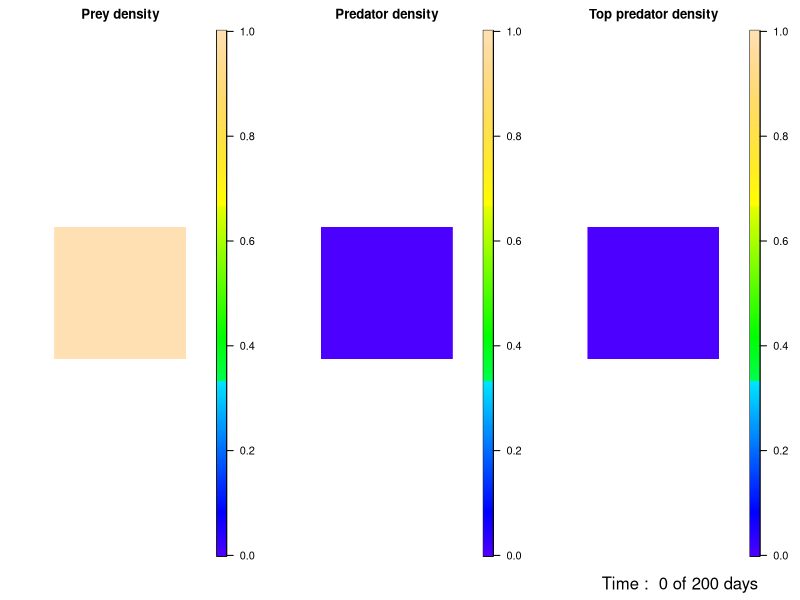
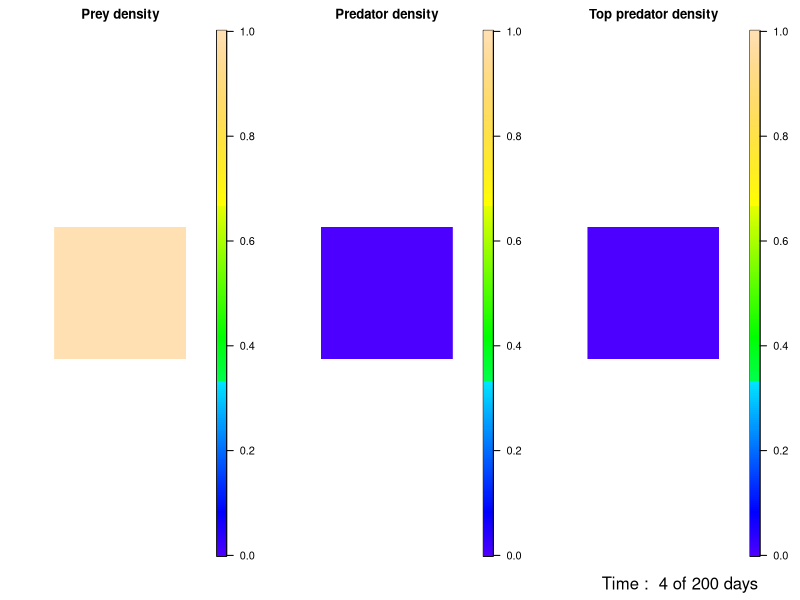
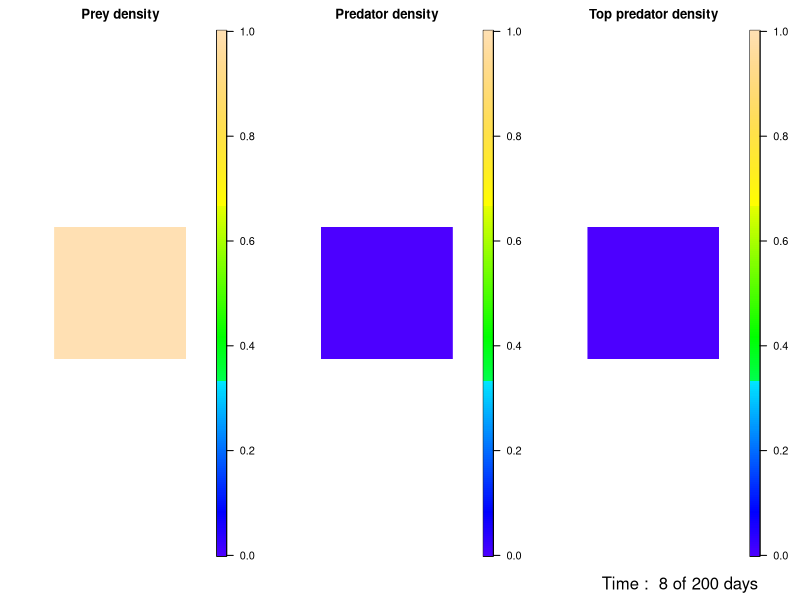
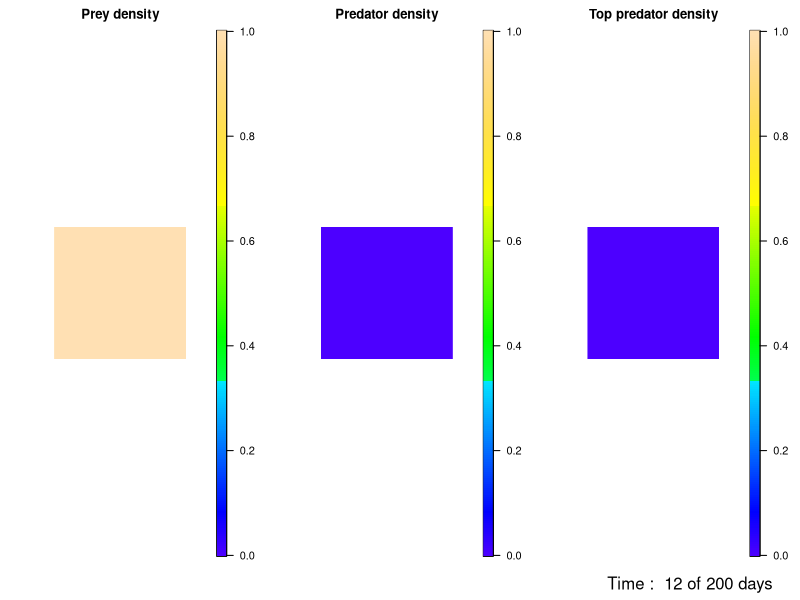
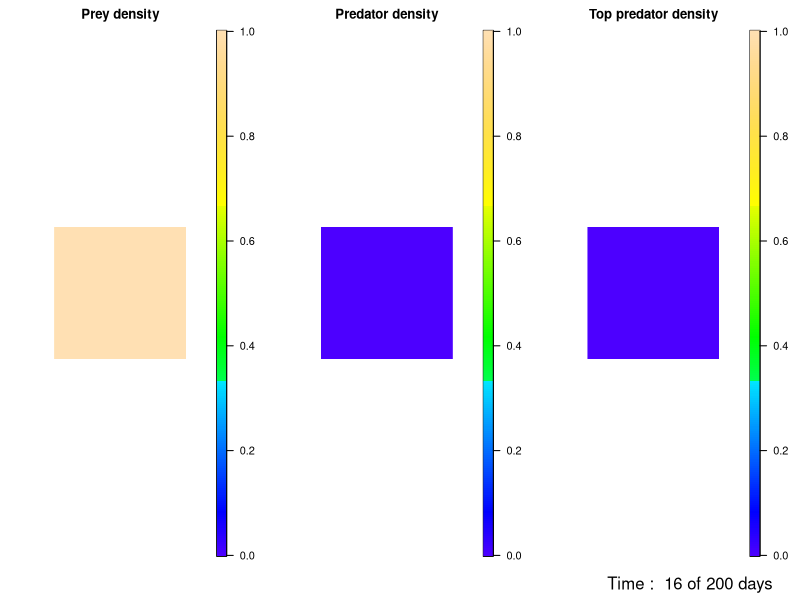
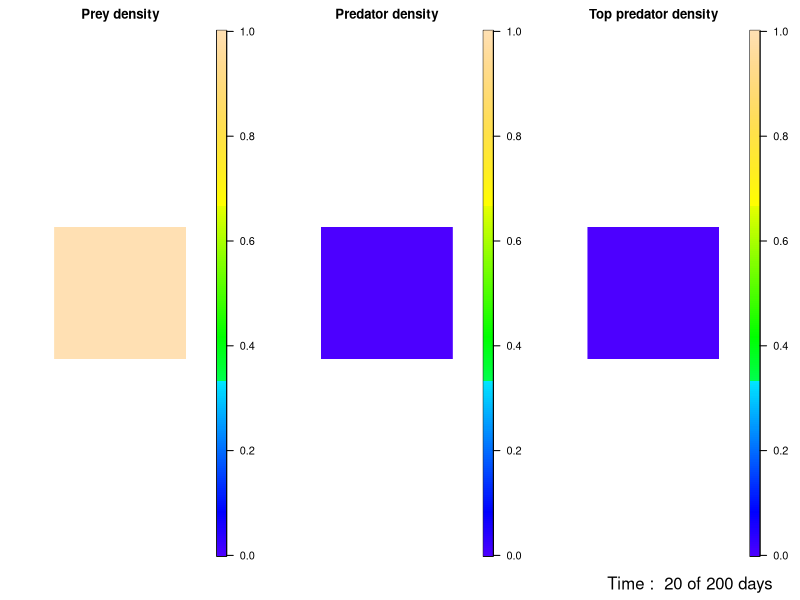
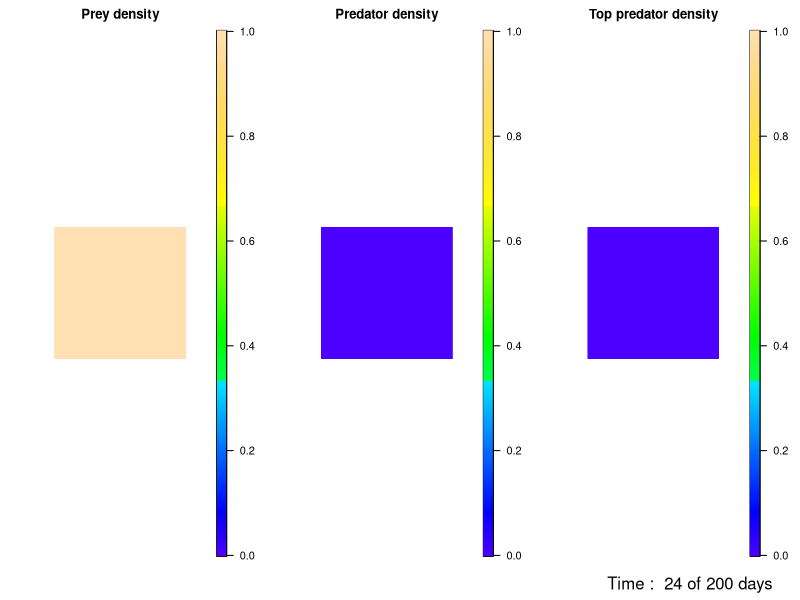
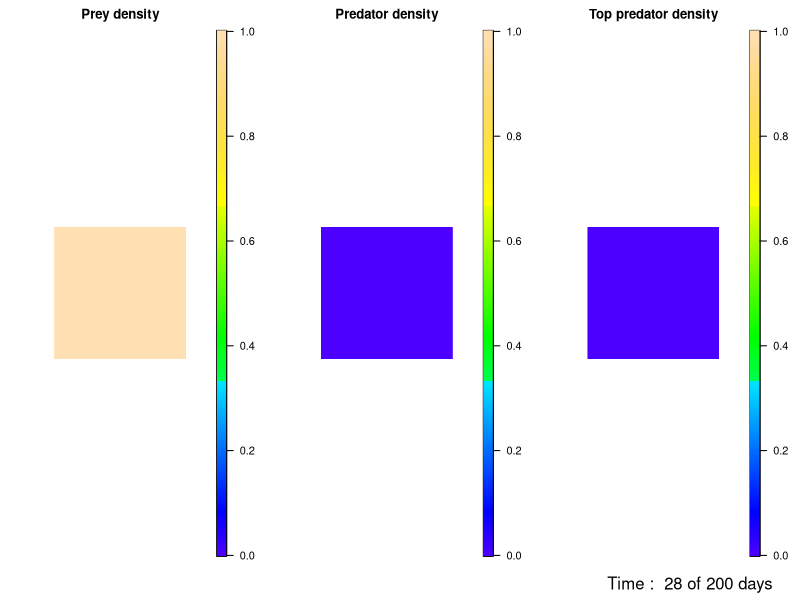

The R source for these figures, in order:
# Predator-prey spirals model, with euler integration
# Following Sherrat et al 2002 Proc. R. Soc. B 269, 327-334.

# First setup of the model
remove(list=ls()) # Remove all variables from memory

# Sherratt

require("fields") # An R package to load

# ----- Non-dimensional parameter values ---------------------------------
A = 3.5                # A non-dimensional parameter linked to predator growth
B = 1.2                # A non-dimensional parameter linked to predator growth
C = 4.9                # A non-dimensional parameter linked to consumption of prey 
D = 3.5                # A non-dimensional parameter linked to toppredator growth
E = 1.2                # A non-dimensional parameter linked to toppredator growth
F = 4.9                # A non-dimensional parameter linked to consumption of predator 
frac=0.01              # 0.01 - Fraction of area with predators 
frac_top=0.0001              # 0.01 - Fraction of area with toppredators 

# Simulation parameters
Length=10             # 512  - The length of the simulated landscape, in meters
m=10                  # 128  - # gridcellen
dT=0.2                 # 0.2  - timestep
EndTime=200           #      - Time at which the simulation ends
Numframes=50          #      - Number of frames displayed during the entire simulation

WinWidth=12            #      - Width of the simulation window 
WinHeight=5            #      - Height of the simulation window

# Initialisation: declaring variable and setting up initial values
Prey = Pred = TopPred = drPrey = drPred = drTopPred = NetPrey = NetPred = NetTopPred = matrix(nrow=m,ncol=m);

FXPrey = FXPred = FXTopPred = matrix(nrow=m,ncol=m+1,data=0)  	# flow in/out to X-direction
FYPrey = FYPred = FYTopPred = matrix(nrow=m+1,ncol=m,data=0)    # flow in/out to Y-direction

TimeRec = PreyRec = PredRec = TopPredRec = vector(length = Numframes)

# ------ Initial setup and calculation ----------------------------------
DeltaX=Length/m;
DeltaY=Length/m;
mp = m+1

# initial states
Prey[,]=1; 
Pred=matrix(nrow=m,ncol=m, data=(runif(m*m)<=frac)*0.05)
TopPred=matrix(nrow=m,ncol=m, data=(runif(m*m)<=frac_top)*0.0005)

Time  =  0        ; # Begin time 
ii    =  1e6      ; # Starting the plot counter with a high value
jj    =  0        ; # The counter needed for recording data during the run

#------- Setting up the figure ------------------------------------------

## Open a graphics window (Darwin stands for a Mac computer)
# if (Sys.info()["sysname"]=="Darwin"){
#   quartz(width=WinWidth, height=WinHeight, 
#          title="Predator-prey model")
# } else
#   windows(width = WinWidth, height = WinHeight,
#             title="Predator-prey model")

par(mfrow=c(1,3), mar=c(3, 4, 2, 6) + 0.1)

# ------------ The simulation loop ---------------------------------------
print(system.time(      # Prints the simulation time when finished
while (Time<=EndTime){  # Here the time loop starts 
  #print(Time)
  # Calculating local growth, consumption, assimilation and mortality
  drPrey = Prey*(1-Prey) - C/(1+C*Prey)*Prey*Pred;
  drPred = Pred/(A*B)*A*C*Prey/(1+C*Prey) - (1*Pred) + Pred*(1-Pred) - C/(1+C*Pred)*Pred*TopPred;
  drTopPred = TopPred/(A*B)*(A*C*Pred/(1+C*Pred)-1);     
	# 	drPrey = Prey*(1-Prey)-C/(1+C*Prey)*Prey*Pred ;
	#   drPred = Pred/(A*B)*(A*C*Prey/(1+C*Prey)-1);     

  # calculate the dispersal of the prey
  FXPrey[,-c(1,m+1)] = -  (Prey[,-1]-Prey[,-m]) / DeltaX;   
  FYPrey[-c(1,m+1),] = -  (Prey[-1,]-Prey[-m,]) / DeltaY;

  # calculate the dispersal of the predator
  FXPred[,-c(1,m+1)] = -  (Pred[,-1]-Pred[,-m]) / DeltaX;   
  FYPred[-c(1,m+1),] = -  (Pred[-1,]-Pred[-m,]) / DeltaY;

	  # calculate the dispersal of the top predator
  FXTopPred[,-c(1,m+1)] = -  (TopPred[,-1]-TopPred[,-m]) / DeltaX;   
  FYTopPred[-c(1,m+1),] = -  (TopPred[-1,]-TopPred[-m,]) / DeltaY;

  # calculate the net change at each location due to dispersal in and out
  NetPrey = (FXPrey[,-mp] - FXPrey[,-1])/DeltaX + (FYPrey[-mp,] - FYPrey[-1,])/DeltaY;
  NetPred = (FXPred[,-mp] - FXPred[,-1])/DeltaX + (FYPred[-mp,] - FYPred[-1,])/DeltaY;
  NetTopPred = (FXTopPred[,-mp] - FXTopPred[,-1])/DeltaX + (FYTopPred[-mp,] - FYTopPred[-1,])/DeltaY;
	
  # Summing up local processes and lateral flow to calculate new A and M
  Prey=Prey+(NetPrey+drPrey)*dT;
  Pred=Pred+(NetPred+drPred)*dT;
  TopPred=TopPred+(NetTopPred+drTopPred)*dT;
  
  # Graphic representation of the model every now and then
  if (ii>=EndTime/Numframes/dT)
  {
  	print("Time to plot!")
  	image.plot(Prey, zlim=c(0,1), xaxt="n", yaxt="n",
      col = topo.colors(255),asp=1, bty="n",
      legend.shrink = 0.99, legend.width = 2)  
       title("Prey density")  
 
       image.plot(Pred, zlim=c(0,1), xaxt="n", yaxt="n",
             col = topo.colors(255),asp=1, bty="n",
             legend.shrink = 0.99, legend.width = 2)
       title("Predator density")  

  	       image.plot(TopPred, zlim=c(0,1), xaxt="n", yaxt="n",
             col = topo.colors(255),asp=1, bty="n",
             legend.shrink = 0.99, legend.width = 2)
       title("Top predator density")  

       mtext(text=paste("Time : ",sprintf("%1.0f",Time),
                        "of" ,sprintf("%1.0f",EndTime), "days"), 
                        side=1, adj=-0.6, line=1.5, cex=1)

       # The following two lines prevent flickering of the screen
       dev.flush() # Force the model to update the graphs
       dev.hold()  # Put all updating on hold
       
       ii=0    # Resetting the plot counter 
       jj=jj+1 # Increasing the Recorder counter
       
       TimeRec[jj]=Time        # The time in days
       PreyRec[jj]=mean(Prey)  # Mean Prey biomass 
       PredRec[jj]=mean(Pred)  # Mean Pred biomass
       TopPredRec[jj]=mean(TopPred)  # Mean Pred biomass

      } 
      
  Time=Time+dT;  # Incrementing time by dT
  ii=ii+1

} ))

## Open a graphics window (Darwin stands for a Mac computer)
# if (Sys.info()["sysname"]=="Darwin"){
#   quartz(width=WinWidth, height=WinHeight, 
#          title="Predator-prey model")
# } else
#   windows(width = WinWidth, height = WinHeight,
#           title="Predator-prey model")

plot(TimeRec,PreyRec, col='blue', type="l", 
     xlab="Time", ylab="");
lines(TimeRec,PredRec, col="red")
lines(TimeRec,TopPredRec, col="green")
 
